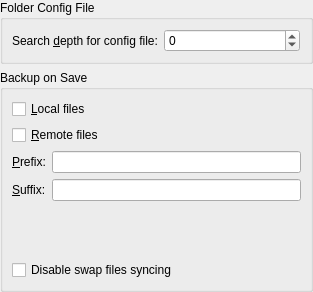
<?xml version="1.0" encoding="UTF-8"?>
<ui version="4.0">
 <class>OpenSaveConfigAdvWidget</class>
 <widget class="QWidget" name="OpenSaveConfigAdvWidget">
  <layout class="QVBoxLayout">
   <property name="margin">
    <number>0</number>
   </property>
   <item>
    <widget class="QGroupBox" name="gbConfigFile">
     <property name="title">
      <string>Folder Config File</string>
     </property>
     <layout class="QVBoxLayout">
      <item>
       <layout class="QHBoxLayout">
        <property name="margin">
         <number>0</number>
        </property>
        <item>
         <widget class="QLabel" name="label">
          <property name="text">
           <string>Search &amp;depth for config file:</string>
          </property>
          <property name="buddy">
           <cstring>sbConfigFileSearchDepth</cstring>
          </property>
         </widget>
        </item>
        <item>
         <widget class="KIntSpinBox" name="sbConfigFileSearchDepth">
          <property name="whatsThis">
           <string>The editor will search the given number of folder levels upwards for a .kateconfig file and load the settings line from it.</string>
          </property>
          <property name="specialValueText">
           <string>Do not use config file</string>
          </property>
          <property name="minimum">
           <number>-1</number>
          </property>
          <property name="maximum">
           <number>64</number>
          </property>
         </widget>
        </item>
        <item>
         <spacer>
          <property name="orientation">
           <enum>Qt::Horizontal</enum>
          </property>
          <property name="sizeHint" stdset="0">
           <size>
            <width>1</width>
            <height>0</height>
           </size>
          </property>
         </spacer>
        </item>
       </layout>
      </item>
     </layout>
    </widget>
   </item>
   <item>
    <widget class="QGroupBox" name="gbBackup">
     <property name="whatsThis">
      <string>&lt;p&gt;Backing up on save will cause Kate to copy the disk file to '&amp;lt;prefix&amp;gt;&amp;lt;filename&amp;gt;&amp;lt;suffix&amp;gt;' before saving changes.&lt;p&gt;The suffix defaults to &lt;strong&gt;~&lt;/strong&gt; and prefix is empty by default.</string>
     </property>
     <property name="title">
      <string>Backup on Save</string>
     </property>
     <layout class="QFormLayout" name="formLayout">
      <property name="fieldGrowthPolicy">
       <enum>QFormLayout::ExpandingFieldsGrow</enum>
      </property>
      <item row="0" column="0" colspan="2">
       <widget class="QCheckBox" name="chkBackupLocalFiles">
        <property name="whatsThis">
         <string>If this option is enabled, backups for local files will be created when saving.</string>
        </property>
        <property name="text">
         <string>&amp;Local files</string>
        </property>
       </widget>
      </item>
      <item row="1" column="0" colspan="2">
       <widget class="QCheckBox" name="chkBackupRemoteFiles">
        <property name="whatsThis">
         <string>If this option is enabled, backups for remote files will be created when saving.</string>
        </property>
        <property name="text">
         <string>&amp;Remote files</string>
        </property>
       </widget>
      </item>
      <item row="2" column="0">
       <widget class="QLabel" name="label_5">
        <property name="text">
         <string>&amp;Prefix:</string>
        </property>
        <property name="buddy">
         <cstring>edtBackupPrefix</cstring>
        </property>
       </widget>
      </item>
      <item row="2" column="1">
       <widget class="KLineEdit" name="edtBackupPrefix">
        <property name="whatsThis">
         <string>Enter the prefix to prepend to the backup file names.</string>
        </property>
       </widget>
      </item>
      <item row="3" column="0">
       <widget class="QLabel" name="label_6">
        <property name="text">
         <string>&amp;Suffix:</string>
        </property>
        <property name="buddy">
         <cstring>edtBackupSuffix</cstring>
        </property>
       </widget>
      </item>
      <item row="3" column="1">
       <widget class="KLineEdit" name="edtBackupSuffix">
        <property name="whatsThis">
         <string>Enter the suffix to append to the backup file names.</string>
        </property>
       </widget>
      </item>
      <item row="5" column="1">
       <spacer>
        <property name="orientation">
         <enum>Qt::Vertical</enum>
        </property>
        <property name="sizeHint" stdset="0">
         <size>
          <width>0</width>
          <height>1</height>
         </size>
        </property>
       </spacer>
      </item>
      <item row="4" column="0">
       <spacer name="verticalSpacer">
        <property name="orientation">
         <enum>Qt::Vertical</enum>
        </property>
        <property name="sizeHint" stdset="0">
         <size>
          <width>20</width>
          <height>40</height>
         </size>
        </property>
       </spacer>
      </item>
      <item row="6" column="0" colspan="2">
       <widget class="QCheckBox" name="chkNoSync">
        <property name="text">
         <string>Disable swap files syncing</string>
        </property>
        <property name="whatsThis">
         <string>If checked, the swap file is not forcibly written to disk each 15 seconds. Be aware, that disabling the swap file synchronization may lead to data loss in case of a system crash.</string>
        </property>
       </widget>
      </item>
     </layout>
    </widget>
   </item>
  </layout>
 </widget>
 <customwidgets>
  <customwidget>
   <class>KIntSpinBox</class>
   <extends>QSpinBox</extends>
   <header>knuminput.h</header>
  </customwidget>
  <customwidget>
   <class>KLineEdit</class>
   <extends>QLineEdit</extends>
   <header>klineedit.h</header>
  </customwidget>
 </customwidgets>
 <connections/>
</ui>
